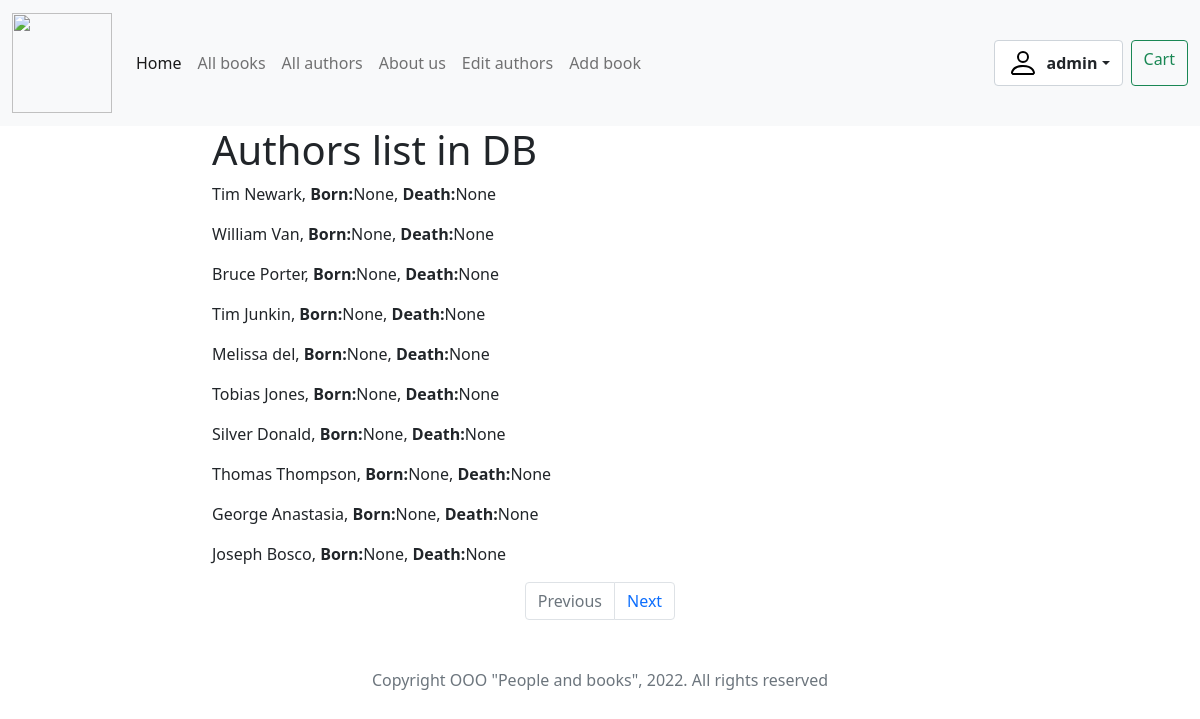
Page /authors/ (signed in) on the committed database.
### catalog/models.py (models this page shows, shortened)
class Author(models.Model):
    first_name = models.CharField(max_length=100, help_text="Enter author first name", verbose_name="Author first name")
    last_name = models.CharField(max_length=100, help_text="Enter author last name", verbose_name="Author last name")
    date_of_birth = models.DateField(help_text="Enter a author`s date of birth",
                                     verbose_name="Author date of birth",
                                     null=True,
                                     blank=True)
    date_of_death = models.DateField(help_text="Enter a author`s date of death",
                                     verbose_name="Author date of death",
                                     null=True,
                                     blank=True)
    class Meta:
        ordering = ['-id']

### catalog/views.py (the view)
# urls.py: re_path(r'^authors/$', views.AuthorListView.as_view(), name='authors'),
class AuthorListView(generic.ListView):
    model = Author
    paginate_by = 10

### catalog/templates/catalog/author_list.html
{% extends 'base_generic.html' %}
{% block content %}
    <h1>Authors list in DB</h1>
    {% if author_list %}
        {% for author in author_list %}
        <p>{{author.first_name}} {{author.last_name}},
            <strong>Born:</strong>{{author.date_of_birth}},
            <strong>Death:</strong>{{author.date_of_death}}</p>
        {% endfor %}
    {% else %}
        <p>No authors in DB</p>
    {% endif %}
{% endblock content %}

### catalog/templates/base_generic.html (shortened to what this page needs)
<!DOCTYPE html>
<html lang="en">
<head>
    <link href="https://cdn.jsdelivr.net/npm/bootstrap@5.1.3/dist/css/bootstrap.min.css" rel="stylesheet"
>
    <link rel="stylesheet" href="https://cdnjs.cloudflare.com/ajax/libs/font-awesome/4.7.0/css/font-awesome.min.css">
    <link rel="stylesheet" href="https://cdn.jsdelivr.net/npm/bootstrap-icons@1.8.1/font/bootstrap-icons.css">
    {% load static %}
    <link rel="stylesheet" href="{% static 'css/styles.css' %}">
    {% block navbar %}
        <nav class="navbar navbar-expand-lg navbar-light bg-light">
            <div class="container-fluid">
                <a class="navbar-brand" href="/"><img src="{% static 'images/logotip.png' %}" height=100 width=100></a>
                <div class="collapse navbar-collapse" id="navbarTogglerDemo03">
                    <ul class="navbar-nav me-auto mb-2 mb-lg-0">
                        <li class="nav-item">
                            <a class="nav-link active" aria-current="page" href="/">Home</a>
                        </li>
                        <li class="nav-item">
                            <a class="nav-link" href="{% url 'books' %}">All books</a>
                        </li>
                        <li class="nav-item">
                            <a class="nav-link" href="{% url 'authors' %}">All authors</a>
                        </li>
                        <li class="nav-item">
                            <a class="nav-link" href="{% url 'about_us' %}">About us</a>
                        </li>
                        {% if user.is_authenticated %}
                            {% if user.is_staff %}
                            <li class="nav-item">
                                <a class="nav-link" href="{% url 'authors_add' %}">Edit authors</a>
                            </li>
                            <li class="nav-item">
                                <a class="nav-link" href="{% url 'book_create' %}">Add book</a>
                            </li>
                            {% endif %}
                        {% endif %}
                    </ul>
                    <ul class="navbar-nav">
                        {% if user.is_authenticated %}
                            <div class="dropdown form-control me-2">
                                <a href="#" class="d-flex align-items-center link-dark text-decoration-none dropdown-toggle"
                                    id="dropdownUser2" data-bs-toggle="dropdown" aria-expanded="false">
                                    <img src="{% static  'bootstrap-icons-1.8.1/person.svg' %}" alt="" width="32" height="32"
                                        class="rounded-circle me-2">
                                    <strong>{{request.user.username}}</strong>
                                </a>
                            </div>
                        {% endif %}
                        {% if user.is_authenticated %}
                            <a class="btn btn-outline-success" href="/cart">Cart</a>
                        {% endif %}
                    </ul>
                </div>
            </div>
        </nav>
    {% endblock navbar %}
    {% block head %}
        <style="width:lOOpx; height:lOOpx;" align="absmiddle" />
    {% endblock head %}
</head>
{% block body %}
    <body>
        <div class="container-fluid">
            <div class="row">
                <div class="col-2">
                    </div>
                <div class="col-8">
                    {% block content %}{% endblock content %}
                    {% block pagination %}
                        {% if is_paginated %}
                        <nav aria-label="Page navigation example">
                            <ul class="pagination justify-content-center">
                            <li class="page-item {% if not page_obj.has_previous %}disabled{% endif %}" >
                                <a class="page-link" {% if page_obj.has_previous %}href="{{ request.path }}?page={{ page_obj.previous_page_number }}" {% endif %} tabindex="-1">Previous</a>
                            </li>
                            <li class="page-item {% if not page_obj.has_next %}disabled{% endif %}">
                                <a class="page-link" {% if page_obj.has_next %}href="{{ request.path }}?page={{ page_obj.next_page_number }}" {% endif %}>Next</a>
                            </li>
                            </ul>
                        </nav>
                        {% endif %}
                    {% endblock pagination %}
                    {% block footer %}
                        {% block copyright %}
                        <p class="mt-5 mb-3 text-muted d-flex justify-content-center">Copyright OOO "People and books", 2022. All rights reserved</p>
                        {% endblock copyright %}
                    {% endblock footer %}
                </div>
                <div class="col-2"></div>
            </div>
        </div>
    </body>
{% endblock body %}
</html>

### rows in the picture
Author: first_name "Tim", last_name "Newark", date_of_birth "None", date_of_death "None"
Author: first_name "William", last_name "Van", date_of_birth "None", date_of_death "None"
Author: first_name "Bruce", last_name "Porter", date_of_birth "None", date_of_death "None"
Author: first_name "Tim", last_name "Junkin", date_of_birth "None", date_of_death "None"
Author: first_name "Melissa", last_name "del", date_of_birth "None", date_of_death "None"
Author: first_name "Tobias", last_name "Jones", date_of_birth "None", date_of_death "None"
Author: first_name "Silver", last_name "Donald", date_of_birth "None", date_of_death "None"
Author: first_name "Thomas", last_name "Thompson", date_of_birth "None", date_of_death "None"
Author: first_name "George", last_name "Anastasia", date_of_birth "None", date_of_death "None"
Author: first_name "Joseph", last_name "Bosco", date_of_birth "None", date_of_death "None"

### other values in the picture
{{ request.user.username }} "admin"
